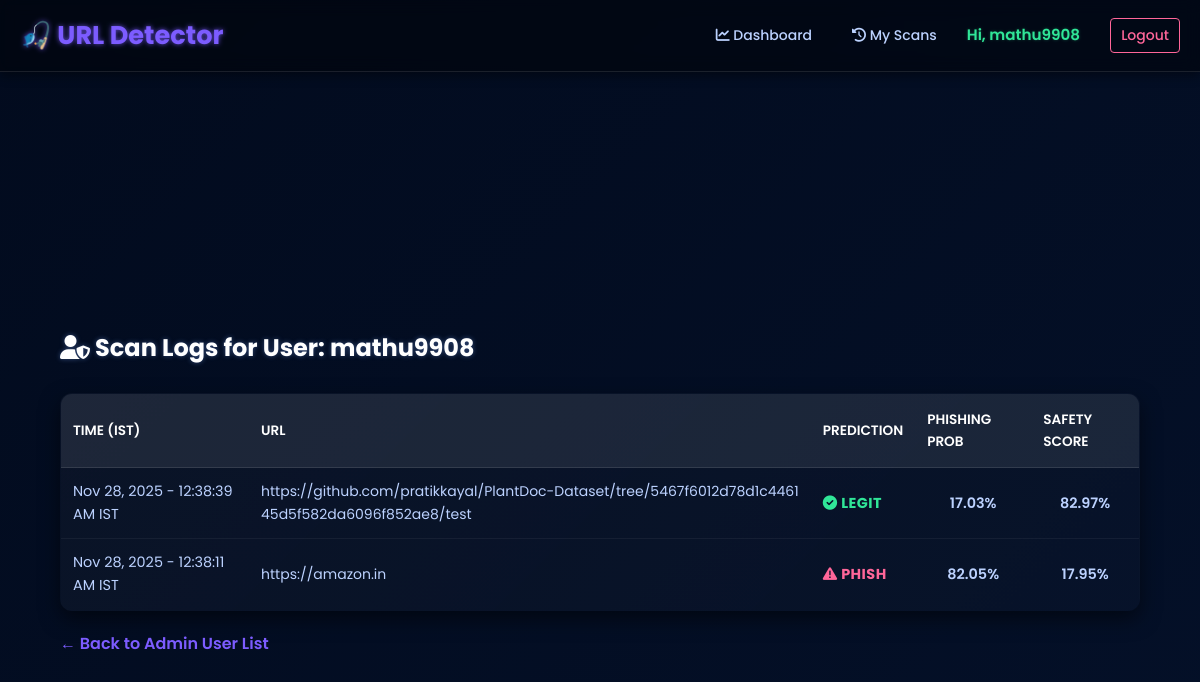
Screenshot of /admin/user/2/logs (signed in) with the database file from the repository.
### src/models.py (models this page shows, shortened)
class User(Base):
    __tablename__ = 'users'
    id = Column(Integer, primary_key=True)
    username = Column(String(64), unique=True, nullable=False)
    email = Column(String(120), unique=True, nullable=False)
    password_hash = Column(String(128))
    is_admin = Column(Boolean, default=False)
    reset_otp = Column(String(6), nullable=True, default=None)
    otp_expiry = Column(DateTime, nullable=True, default=None)
    logs = relationship("URLLog", back_populates="user")

class URLLog(Base):
    __tablename__ = 'url_logs'
    id = Column(Integer, primary_key=True)
    user_id = Column(Integer, ForeignKey('users.id'), nullable=True)
    url = Column(String(512), nullable=False)
    timestamp = Column(DateTime, default=lambda: datetime.now(timezone.utc))
    prediction = Column(String(16))
    prob_phishing = Column(Float)
    safety_score = Column(Float)
    features = Column(String)
    user = relationship("User", back_populates="logs")

### src/app.py (the view)
@app.route("/admin/user/<int:user_id>/logs")
@login_required
def admin_user_logs(user_id):
    db = Session()
    logs = db.query(URLLog).filter(URLLog.user_id==user_id).order_by(URLLog.timestamp.desc()).all()
    user = db.query(User).get(user_id)
    db.close()
    return render_template("admin/user_logs.html", logs=logs, user=user)

### src/app.py (called while the page is built)
@login_manager.user_loader
def load_user(user_id):
    db = Session()
    u = db.query(User).get(int(user_id))
    db.close()
    return FlaskUser(u) if u else None

@app.teardown_appcontext
def shutdown_session(exception=None):
    Session.remove()

@app.template_filter('ist_time')
def format_datetime_to_ist(utc_dt):
    if utc_dt is None:
        return ""
    if utc_dt.tzinfo is None:
        utc_dt = utc_dt.replace(tzinfo=timezone.utc)
    ist_dt = utc_dt.astimezone(IST_TIMEZONE)
    return ist_dt.strftime('%b %d, %Y - %I:%M:%S %p IST')

### src/templates/admin/user_logs.html (shortened to what this page needs)
{% extends "base.html" %}
{% block content %}
    <div class="log-table-container">
        <h2 style="margin-left: 5%;"><i class="fas fa-user-shield"></i> Scan Logs for User: {{ user.username }}</h2>
        <table style="width:90%; margin-left: 5%;">
            <thead>
                <tr>
                    <th>Time (IST)</th>
                    <th>URL</th>
                    <th>Prediction</th>
                    <th>Phishing Prob</th>
                    <th>Safety Score</th>
                </tr>
            </thead>
            <tbody>
                {% for r in logs %}
                {% set row_class = r.prediction | lower %}
                <tr class="{{ row_class }}">
                    <td>{{ r.timestamp | ist_time }}</td>
                    <td>
                        <a href="{{ r.url }}" target="_blank" rel="noopener noreferrer">{{ r.url }}</a>
                    </td>
                    <td>
                        {% if r.prediction == 'phishing' %}
                            <span class="pred-phishing"><i class="fas fa-triangle-exclamation"></i> PHISH</span>
                        {% else %}
                            <span class="pred-benign"><i class="fas fa-check-circle"></i> LEGIT</span>
                        {% endif %}
                    </td>
                    <td class="prob">{{ "%.2f"|format(r.prob_phishing*100) }}%</td>
                    <td class="safety">{{ "%.2f"|format(r.safety_score) }}%</td>
                </tr>
                {% else %}
                <tr>
                    <td colspan="5" style="text-align: center; padding: 20px;">No scan records found.</td>
                </tr>
                {% endfor %}
            </tbody>
        </table>
    </div>
    {% if user is defined %}
        <p class="admin-link-back"><a href="{{ url_for('admin_users') }}">← Back to Admin User List</a></p>
    {% else %}
        <h2><i class="fas fa-history"></i> My Scan History</h2>
    {% endif %}
{% endblock %}

### src/templates/base.html (shortened to what this page needs)
<!DOCTYPE html>
<html lang="en">
<head>
    <link rel="stylesheet" href="{{ url_for('static', filename='css/styles.css') }}">
    <link rel="stylesheet" href="{{ url_for('static', filename='css/navbar.css') }}">
    <link rel="stylesheet" href="{{ url_for('static', filename='css/adusr.css') }}">
</head>
    <link rel="stylesheet" href="https://cdnjs.cloudflare.com/ajax/libs/font-awesome/6.0.0-beta3/css/all.min.css">
</head>
<body>
    <nav class="navbar">
        <div class="navbar-brand">
            <a href="{{ url_for('index') }}">🎣 URL Detector</a>
        </div>
        <div class="navbar-links">
            <a href="{{ url_for('dashboard') }}"><i class="fas fa-chart-line"></i> Dashboard</a>
            <a href="{{ url_for('history') }}"><i class="fas fa-history"></i> My Scans</a>
            {% if current_user.is_authenticated %}
                <span class="user-greeting">
                    Hi, {{ current_user.username }}
                </span>
                <a href="{{ url_for('logout') }}" class="btn-logout">Logout</a>
            {% else %}
                <a href="{{ url_for('login') }}" class="btn-login">Login</a>
                <a href="{{ url_for('register') }}" class="btn-register">Register</a>
            {% endif %}
        </div>
    </nav>
    <div class="content-wrapper">
    {% from "macros.html" import render_flashes %}
        {% block content %} {% endblock %}
    </div>
</body>
</html>

### src/static/css/styles.css (style rules this page uses)
:root { --bg: #0f1020; --card: rgba(255, 255, 255, 0.04); --cards: rgba(255, 255, 255, 0.355); --accent: #7c5cff; --legit-color: #30e698; --phishing-color: #ff6699; --glass: rgba(255, 255, 255, 0.06); --text-color: #e9eef8; --light-text: #bcd2ff; }
* { box-sizing: border-box; margin: 0; padding: 0; }
body { background: linear-gradient(135deg, #020b1e 0%, #041028 100%); color: var(--text-color); font-family: "Poppins", sans-serif; line-height: 1.6; min-height: 100vh; display: flex; flex-direction: column; align-items: center; justify-content: center; }
a { color: var(--light-text); text-decoration: none; transition: color 0.2s, text-shadow 0.2s; font-size: 14px; }

### src/static/css/navbar.css (style rules this page uses)
:root { --accent: #7c5cff; --legit-color: #30e698; --phishing-color: #ff6699; --text-color: #e9eef8; --light-text: #bcd2ff; --bg: #0f1020; --glass: rgba(255, 255, 255, 0.06); }
.navbar { position: fixed; top: 0; left: 0; width: 100%; background: rgba(0, 0, 0, 0.4); backdrop-filter: blur(8px); box-shadow: 0 4px 10px rgba(0, 0, 0, 0.4); padding: 15px 20px; display: flex; justify-content: space-between; align-items: center; z-index: 1000; border-bottom: 1px solid rgba(255, 255, 255, 0.1); }
.navbar-brand a { color: var(--accent); font-size: 1.6em; font-weight: 700; text-shadow: 0 0 5px rgba(124, 92, 255, 0.8); }
.navbar-links { display: flex; align-items: center; gap: 20px; }
.navbar-links a { color: var(--light-text); padding: 5px 10px; border-radius: 4px; transition: all 0.2s; font-weight: 500; }
.navbar-links .user-greeting { color: var(--legit-color); font-weight: 600; margin-right: 10px; font-size: 0.95em; text-shadow: 0 0 3px rgba(48, 230, 152, 0.3); }
.btn-logout { color: var(--phishing-color) !important; border: 1px solid var(--phishing-color); background-color: transparent !important; padding: 5px 10px !important; }

### src/static/css/adusr.css (style rules this page uses)
:root { --bg: #0f1020; --card: rgba(255, 255, 255, 0.04); --accent: #7c5cff; --legit-color: #30e698; --phishing-color: #ff6699; --light-text: #bcd2ff; --table-header: rgba(255, 255, 255, 0.08); }
h2 { color: #fff; margin-bottom: 25px; margin-left:5% ; padding-top: 20px; font-size: 24px; text-shadow: 0 0 5px rgba(122, 167, 255, 0.4); }
.log-table-container { padding-top: 10%; margin: 20px 0; }
table { width: 100%; border-collapse: collapse; background: linear-gradient(135deg, rgba(255, 255, 255, 0.03), rgba(255, 255, 255, 0.01)); border-radius: 12px; overflow: hidden; box-shadow: 0 8px 20px rgba(0, 0, 0, 0.5); border: 1px solid rgba(255, 255, 255, 0.06); }
thead { background-color: var(--table-header); }
th { padding: 15px 12px; text-align: left; color: #fff; font-weight: 600; text-transform: uppercase; font-size: 0.85em; border-bottom: 1px solid rgba(255, 255, 255, 0.1); }
td { padding: 12px; text-align: left; color: var(--light-text); font-size: 0.9em; border-bottom: 1px solid rgba(255, 255, 255, 0.05); }
tbody tr:last-child td { border-bottom: none; }
td a { color: var(--light-text); text-decoration: none; word-break: break-all; }
.pred-phishing { font-weight: 700; color: var(--phishing-color); letter-spacing: 0.5px; }
.pred-benign { font-weight: 700; color: var(--legit-color); letter-spacing: 0.5px; }
td.prob, td.safety { font-weight: 600; text-align: center; }
.admin-link-back a { color: var(--accent); font-size: 1em; margin-left: 5%; font-weight: 600; }

### rows the page displays
User: username "mathu9908"
URLLog: timestamp|ist_time "Nov 28, 2025 - 12:38:39 AM IST", url "https://github.com/pratikkayal/PlantDoc-Dataset/tree/5467f6012d78d1c446145d5f582da6096f852ae8/test", prediction "legit" (drawn), r.prob_phishing*100 "17.03", safety_score "82.97"
URLLog: timestamp|ist_time "Nov 28, 2025 - 12:38:11 AM IST", url "https://amazon.in", prediction "phishing" (drawn), r.prob_phishing*100 "82.05", safety_score "17.95"
